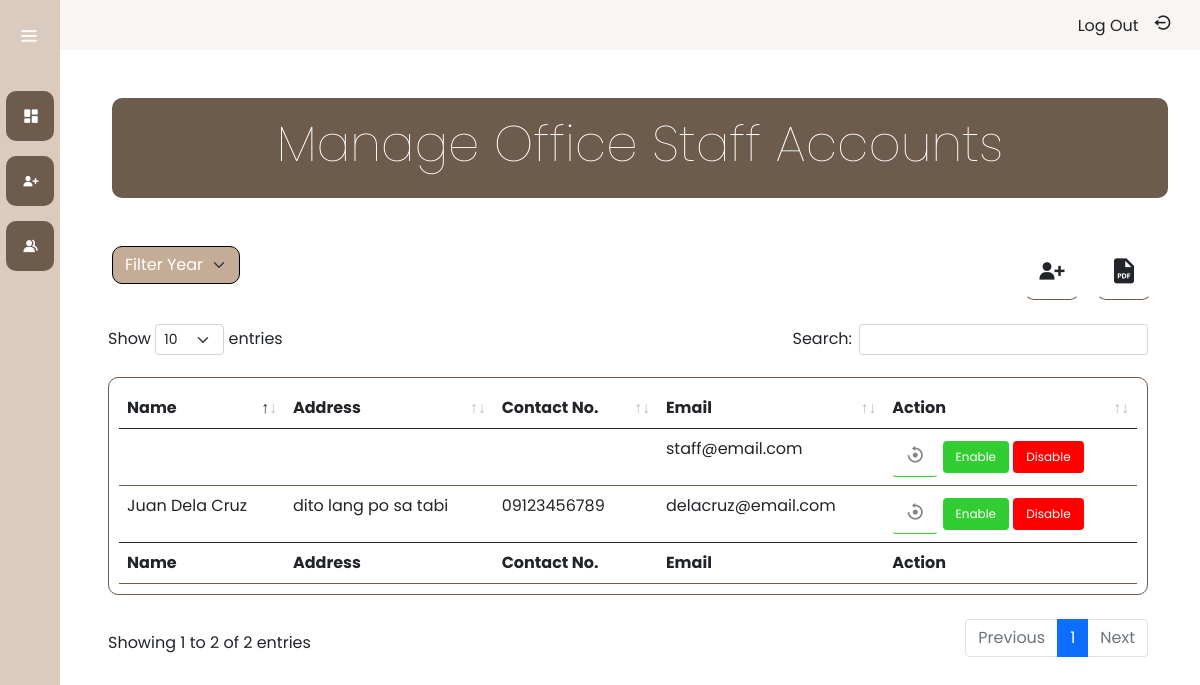
The page /views/admin/office-staff.php on the database as committed earlier.
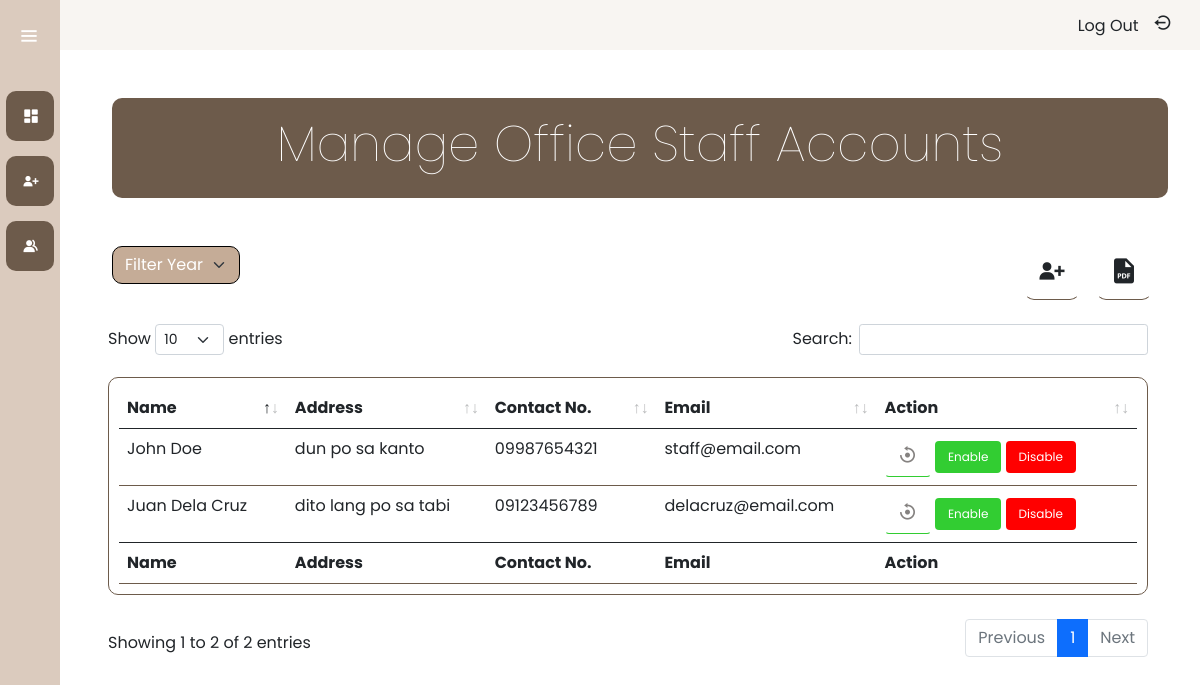
The same page on the database as committed later.
### tables this page shows
CREATE TABLE `accounts` (
  `user_id` int(11) NOT NULL,
  `name` text NOT NULL,
  `birthday` date NOT NULL,
  `cont_num` varchar(100) NOT NULL,
  `address` text NOT NULL,
  `email` varchar(100) NOT NULL,
  `password` varchar(100) NOT NULL,
  `category` int(11) NOT NULL,
  `status` int(11) NOT NULL DEFAULT 1,
  `timestamp` timestamp NOT NULL DEFAULT current_timestamp() ON UPDATE current_timestamp()
);

### views/admin/office-staff.php (the view, shortened to what this page needs)
<?php
	include '../../includes/process/db_conn.php';
?>
<!DOCTYPE html>
<html>
<head>
	<link rel="stylesheet" type="text/css" href="../../css/bootstrap.min.css">
	<link rel="stylesheet" type="text/css" href="../../js/bootstrap.min.js">
	<link rel="stylesheet" href="../../css/buttons.dataTables.min.css">
    <link rel="stylesheet" href="../../css/dataTables.bootstrap5.min.css">
    <link href='https://unpkg.com/boxicons@2.1.2/css/boxicons.min.css' rel='stylesheet'>
	<link rel="stylesheet" href="../../css/sidebar.css">
	<link rel="stylesheet" type="text/css" href="css/home.css">
	<link rel="stylesheet" type="text/css" href="css/index.css">
</head>
<body>
<?php include_once("includes/topnav.php") ?>
<?php include_once("includes/sidenav.php") ?>
<div class="container-fluid">
<div class="body-content">
	<div class="row mt-5 mb-5">
    	<div class="col">
	      	<div class="card card-banner">
	        	<div class="card-body">
	          	<h5 class="banner-title d-flex justify-content-center">Manage Office Staff Accounts</h5>
	        	</div>
	      	</div>
    	</div>
  	</div>
	<div class="row mt-5 mb-3">
	  <div class="col d-flex justify-content-start ml-3">
	  	<div class="dropdown">
		  	<select class="form-select dropdown-filter-year mb-3"  name="Filter Year"  required>
	            <option selected="true" disabled="disabled">Filter Year</option>
	        </select>
	     </div>
	  </div>
	  <div class="col d-flex justify-content-end">
	    <button type="button" class="btn btn-generate-report mr-3" data-toggle="modal" data-target="#addStaff" data-toggle="tooltip" data-placement="left" title="Add New Staff Account">
	    	<i class='bx bxs-user-plus'></i>
	    </button>
	    <button type="button" class="btn btn-generate-report mr-3 mx-3" id="" data-toggle="tooltip" data-placement="left" title="Generate Report"><i class='bx bxs-file-pdf'></i></button>
	  </div>
	</div>
		<div class="row table">
			<table id="datatable" class="table display" >
		        <thead>
		            <tr>
		                <th>Name</th>
		                <th>Address</th>
		                <th>Contact No.</th>
		                <th>Email</th>
		                <th>Action</th>
		            </tr>
		        </thead>
		        <tbody>
							<?php
								$sql = "SELECT * FROM `accounts` WHERE `category` LIKE 2";
								$query = mysqli_query($conn, $sql);
								$count = mysqli_num_rows($query);
								if($count == 0){
									echo "No records yet";
								}else{
									while($row = mysqli_fetch_array($query)){
										$name = $row['name'];
										$address = $row['address'];
										$cont_num = $row['cont_num'];
										$email = $row['email'];
							?>
							<tr>
								<td><?php echo $name; ?></td>
								<td><?php echo $address; ?></td>
								<td><?php echo $cont_num; ?></td>
								<td><?php echo $email; ?></td>
								<td>
									<button class="btn btn-update" data-toggle="modal" data-target="#updateBaptismal" data-toggle="tooltip" data-placement="top" title="U P D A T E">
										<i class='bx bx-reset' ></i>
									</button>
									<button type="button" class="btn btn-enable" id="" data-toggle="tooltip" data-placement="left" title="Generate Report">Enable</i></button>
									<button type="button" class="btn btn-disable" id="" data-toggle="tooltip" data-placement="left" title="Generate Report">Disable</i></button>
								</td>
							</tr>
							<?php
									}
								}
							?>
		        </tbody>
		        <tfoot>
		            <tr>
		                <th>Name</th>
		                <th>Address</th>
		                <th>Contact No.</th>
		                <th>Email</th>
		                <th>Action</th>
		            </tr>
		        </tfoot>
		    </table>
		</div>
	</div>
</div>
</body>
</html>

### views/admin/includes/topnav.php (shortened to what this page needs)
<nav class="navbar top-nav">
  <div class="container-fluid">
    <div class="d-flex" role="search">
      <div class="name">
      <div class="dropdown">
        <a class="dropdown-item" href="../../includes/process/logout.php?logout">Log Out <i class='bx bx-log-out-circle topnav_icon'></i></a>
      </div>
      </div>
    </div>
  </div>
</nav>

### views/admin/includes/sidenav.php (shortened to what this page needs)
<div class="sidebar">
  <div class="logo-details">
      <i class='bx bx-menu' id="btn" ></i>
  </div>
  <div class="nav-list">
    <li>
     <a href="index.php">
       <i class='bx bxs-dashboard'></i>
     </a>
   </li>
   <li>
     <a href="office-staff.php">
     <i class='bx bxs-user-plus'></i>
     </a>
   </li>
   <li>
     <a href="members.php">
       <i class='bx bxs-group' ></i>
     </a>
   </li>
  </div>
</div>

### css/sidebar.css (style rules this page uses)
* { margin: 0; padding: 0; box-sizing: border-box; font-family: "Poppins" , sans-serif; }
.sidebar { position: fixed; left: 0; top: 0; height: 100%; width: 60px; background: #dbcbbe; padding: 6px 6px; z-index: 99; transition: all 0.5s ease; }
.sidebar .logo-details { height: 60px; display: flex; align-items: center; position: relative; }
.sidebar .logo-details #btn { position: absolute; top: 50%; right: 0; transform: translateY(-50%); font-size: 22px; transition: all 0.4s ease; font-size: 23px; text-align: center; cursor: pointer; transition: all 0.5s ease; }
.sidebar i { color: #fff; text-align: center; height: 60px; min-width: 50px; font-size: 28px; text-align: center; line-height: 60px; }
.sidebar .nav-list { margin-top: 25px; height: 100%; }
.sidebar li { position: relative; margin-top: 15px; list-style: none; }
.sidebar li a { display: flex; height: 100%; width: 100%; border-radius: 10px; align-items: center; text-decoration: none; transition: all 0.4s ease; background: #6d5b4b; }
.sidebar li i { height: 50px; line-height: 50px; font-size: 18px; border-radius: 12px; }

### views/admin/css/home.css (style rules this page uses)
.body-content { margin-left: 100px; margin-top: 20px; margin-right: 20px; }
#datatable { border: 1px solid #6d5b4b; border-radius: 10px; width: 100%; padding: 10px; }
.table { overflow-y: hidden; overflow-y: hidden; }
.top-nav { background-color: #f8f5f2; }
.topnav_icon { font-size: 1.2rem; margin-left: 10px; padding-top: 1px; }

### views/admin/css/index.css (style rules this page uses)
body { font-family: 'Montserrat', sans-serif; }
.card-banner { background: #6d5b4b !important; box-shadow: none; border: none; }
.banner-title { font-size: 50px; font-weight: lighter; color: #ffff; }
.card { border-radius: 10px; }
.bxs-user-plus { font-size: 30px; }
.bx-reset { font-size: 20px; color: #858280; }
.btn-update { background-color: transparent; border-bottom: 1px solid #32cd32; }
.dropdown-filter-year { background-color: #c5ac97; color: #ffff; border: 1px solid black; border-radius: 10px; }
.btn-generate-report { background-color: transparent; border-bottom: 1px solid #6d5b4b; border-radius: 10px; }
.bxs-file-pdf { font-size: 30px; }
.btn-enable { background-color: #32cd32; color: #ffff; font-size: 12px; }
.btn-disable { background-color: #ff0000; color: #ffff; font-size: 12px; }

Rows that differ between the two databases and show on the page:
changed accounts "staff@email.com": name (not shown) → "John Doe"; address (not shown) → "dun po sa kanto"; cont_num (not shown) → "09987654321"
